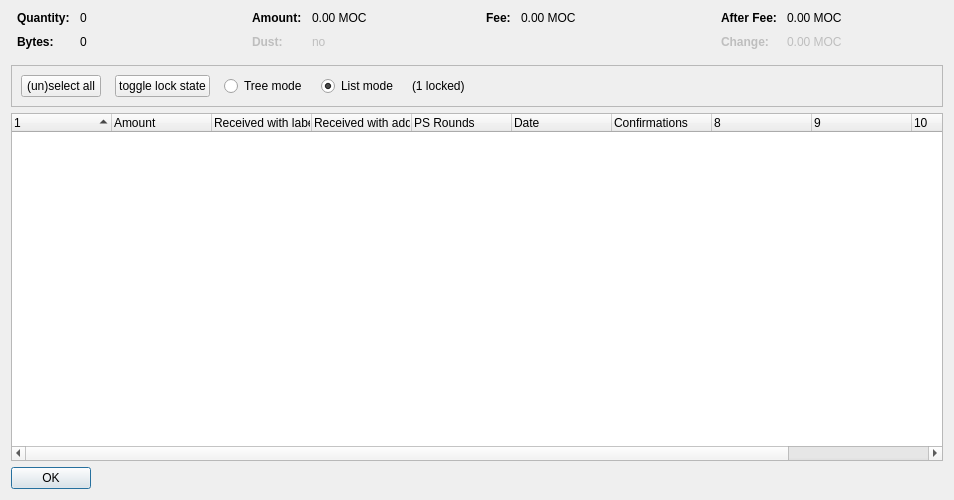
<?xml version="1.0" encoding="UTF-8"?>
<ui version="4.0">
 <class>CoinControlDialog</class>
 <widget class="QDialog" name="CoinControlDialog">
  <property name="geometry">
   <rect>
    <x>0</x>
    <y>0</y>
    <width>954</width>
    <height>500</height>
   </rect>
  </property>
  <property name="windowTitle">
   <string>Coin Selection</string>
  </property>
  <layout class="QVBoxLayout" name="verticalLayout">
   <item>
    <layout class="QHBoxLayout" name="horizontalLayoutTop" stretch="0,0,0,0">
     <property name="topMargin">
      <number>0</number>
     </property>
     <property name="bottomMargin">
      <number>10</number>
     </property>
     <item>
      <layout class="QFormLayout" name="formLayoutCoinControl1">
       <property name="horizontalSpacing">
        <number>10</number>
       </property>
       <property name="verticalSpacing">
        <number>10</number>
       </property>
       <property name="leftMargin">
        <number>6</number>
       </property>
       <property name="rightMargin">
        <number>6</number>
       </property>
       <item row="0" column="0">
        <widget class="QLabel" name="labelCoinControlQuantityText">
         <property name="font">
          <font>
           <weight>75</weight>
           <bold>true</bold>
          </font>
         </property>
         <property name="text">
          <string>Quantity:</string>
         </property>
        </widget>
       </item>
       <item row="0" column="1">
        <widget class="QLabel" name="labelCoinControlQuantity">
         <property name="cursor">
          <cursorShape>IBeamCursor</cursorShape>
         </property>
         <property name="contextMenuPolicy">
          <enum>Qt::ActionsContextMenu</enum>
         </property>
         <property name="text">
          <string notr="true">0</string>
         </property>
         <property name="textInteractionFlags">
          <set>Qt::LinksAccessibleByMouse|Qt::TextSelectableByKeyboard|Qt::TextSelectableByMouse</set>
         </property>
        </widget>
       </item>
       <item row="1" column="0">
        <widget class="QLabel" name="labelCoinControlBytesText">
         <property name="font">
          <font>
           <weight>75</weight>
           <bold>true</bold>
          </font>
         </property>
         <property name="text">
          <string>Bytes:</string>
         </property>
        </widget>
       </item>
       <item row="1" column="1">
        <widget class="QLabel" name="labelCoinControlBytes">
         <property name="cursor">
          <cursorShape>IBeamCursor</cursorShape>
         </property>
         <property name="contextMenuPolicy">
          <enum>Qt::ActionsContextMenu</enum>
         </property>
         <property name="text">
          <string notr="true">0</string>
         </property>
         <property name="textInteractionFlags">
          <set>Qt::LinksAccessibleByMouse|Qt::TextSelectableByKeyboard|Qt::TextSelectableByMouse</set>
         </property>
        </widget>
       </item>
      </layout>
     </item>
     <item>
      <layout class="QFormLayout" name="formLayoutCoinControl2">
       <property name="horizontalSpacing">
        <number>10</number>
       </property>
       <property name="verticalSpacing">
        <number>10</number>
       </property>
       <property name="leftMargin">
        <number>6</number>
       </property>
       <property name="rightMargin">
        <number>6</number>
       </property>
       <item row="0" column="0">
        <widget class="QLabel" name="labelCoinControlAmountText">
         <property name="font">
          <font>
           <weight>75</weight>
           <bold>true</bold>
          </font>
         </property>
         <property name="text">
          <string>Amount:</string>
         </property>
        </widget>
       </item>
       <item row="0" column="1">
        <widget class="QLabel" name="labelCoinControlAmount">
         <property name="cursor">
          <cursorShape>IBeamCursor</cursorShape>
         </property>
         <property name="contextMenuPolicy">
          <enum>Qt::ActionsContextMenu</enum>
         </property>
         <property name="text">
          <string notr="true">0.00 MOC</string>
         </property>
         <property name="textInteractionFlags">
          <set>Qt::LinksAccessibleByMouse|Qt::TextSelectableByKeyboard|Qt::TextSelectableByMouse</set>
         </property>
        </widget>
       </item>
       <item row="1" column="0">
        <widget class="QLabel" name="labelCoinControlLowOutputText">
         <property name="enabled">
          <bool>false</bool>
         </property>
         <property name="font">
          <font>
           <weight>75</weight>
           <bold>true</bold>
          </font>
         </property>
         <property name="text">
          <string>Dust:</string>
         </property>
        </widget>
       </item>
       <item row="1" column="1">
        <widget class="QLabel" name="labelCoinControlLowOutput">
         <property name="enabled">
          <bool>false</bool>
         </property>
         <property name="cursor">
          <cursorShape>IBeamCursor</cursorShape>
         </property>
         <property name="contextMenuPolicy">
          <enum>Qt::ActionsContextMenu</enum>
         </property>
         <property name="text">
          <string notr="true">no</string>
         </property>
         <property name="textInteractionFlags">
          <set>Qt::LinksAccessibleByMouse|Qt::TextSelectableByKeyboard|Qt::TextSelectableByMouse</set>
         </property>
        </widget>
       </item>
      </layout>
     </item>
     <item>
      <layout class="QFormLayout" name="formLayoutCoinControl3">
       <property name="horizontalSpacing">
        <number>10</number>
       </property>
       <property name="verticalSpacing">
        <number>10</number>
       </property>
       <property name="leftMargin">
        <number>6</number>
       </property>
       <property name="rightMargin">
        <number>6</number>
       </property>
       <item row="0" column="0">
        <widget class="QLabel" name="labelCoinControlFeeText">
         <property name="font">
          <font>
           <weight>75</weight>
           <bold>true</bold>
          </font>
         </property>
         <property name="text">
          <string>Fee:</string>
         </property>
        </widget>
       </item>
       <item row="0" column="1">
        <widget class="QLabel" name="labelCoinControlFee">
         <property name="cursor">
          <cursorShape>IBeamCursor</cursorShape>
         </property>
         <property name="contextMenuPolicy">
          <enum>Qt::ActionsContextMenu</enum>
         </property>
         <property name="text">
          <string notr="true">0.00 MOC</string>
         </property>
         <property name="textInteractionFlags">
          <set>Qt::LinksAccessibleByMouse|Qt::TextSelectableByKeyboard|Qt::TextSelectableByMouse</set>
         </property>
        </widget>
       </item>
      </layout>
     </item>
     <item>
      <layout class="QFormLayout" name="formLayoutCoinControl4">
       <property name="horizontalSpacing">
        <number>10</number>
       </property>
       <property name="verticalSpacing">
        <number>10</number>
       </property>
       <property name="leftMargin">
        <number>6</number>
       </property>
       <property name="rightMargin">
        <number>6</number>
       </property>
       <item row="0" column="0">
        <widget class="QLabel" name="labelCoinControlAfterFeeText">
         <property name="font">
          <font>
           <weight>75</weight>
           <bold>true</bold>
          </font>
         </property>
         <property name="text">
          <string>After Fee:</string>
         </property>
        </widget>
       </item>
       <item row="0" column="1">
        <widget class="QLabel" name="labelCoinControlAfterFee">
         <property name="cursor">
          <cursorShape>IBeamCursor</cursorShape>
         </property>
         <property name="contextMenuPolicy">
          <enum>Qt::ActionsContextMenu</enum>
         </property>
         <property name="text">
          <string notr="true">0.00 MOC</string>
         </property>
         <property name="textInteractionFlags">
          <set>Qt::LinksAccessibleByMouse|Qt::TextSelectableByKeyboard|Qt::TextSelectableByMouse</set>
         </property>
        </widget>
       </item>
       <item row="1" column="0">
        <widget class="QLabel" name="labelCoinControlChangeText">
         <property name="enabled">
          <bool>false</bool>
         </property>
         <property name="font">
          <font>
           <weight>75</weight>
           <bold>true</bold>
          </font>
         </property>
         <property name="text">
          <string>Change:</string>
         </property>
        </widget>
       </item>
       <item row="1" column="1">
        <widget class="QLabel" name="labelCoinControlChange">
         <property name="enabled">
          <bool>false</bool>
         </property>
         <property name="cursor">
          <cursorShape>IBeamCursor</cursorShape>
         </property>
         <property name="contextMenuPolicy">
          <enum>Qt::ActionsContextMenu</enum>
         </property>
         <property name="text">
          <string notr="true">0.00 MOC</string>
         </property>
         <property name="textInteractionFlags">
          <set>Qt::LinksAccessibleByMouse|Qt::TextSelectableByKeyboard|Qt::TextSelectableByMouse</set>
         </property>
        </widget>
       </item>
      </layout>
     </item>
    </layout>
   </item>
   <item>
    <widget class="QFrame" name="frame">
     <property name="minimumSize">
      <size>
       <width>0</width>
       <height>40</height>
      </size>
     </property>
     <property name="frameShape">
      <enum>QFrame::StyledPanel</enum>
     </property>
     <property name="frameShadow">
      <enum>QFrame::Sunken</enum>
     </property>
     <layout class="QHBoxLayout" name="horizontalLayout">
      <item>
       <layout class="QHBoxLayout" name="horizontalLayoutPanel" stretch="0,0,0,0,0,0">
        <property name="spacing">
         <number>14</number>
        </property>
        <item>
         <widget class="QPushButton" name="pushButtonSelectAll">
          <property name="sizePolicy">
           <sizepolicy hsizetype="Maximum" vsizetype="Fixed">
            <horstretch>0</horstretch>
            <verstretch>0</verstretch>
           </sizepolicy>
          </property>
          <property name="text">
           <string>(un)select all</string>
          </property>
          <property name="autoDefault">
           <bool>false</bool>
          </property>
         </widget>
        </item>
        <item>
         <widget class="QPushButton" name="pushButtonToggleLock">
          <property name="sizePolicy">
           <sizepolicy hsizetype="Maximum" vsizetype="Fixed">
            <horstretch>0</horstretch>
            <verstretch>0</verstretch>
           </sizepolicy>
          </property>
          <property name="text">
           <string>toggle lock state</string>
          </property>
          <property name="autoDefault">
           <bool>false</bool>
          </property>
         </widget>
        </item>
        <item>
         <widget class="QRadioButton" name="radioTreeMode">
          <property name="sizePolicy">
           <sizepolicy hsizetype="Maximum" vsizetype="Fixed">
            <horstretch>0</horstretch>
            <verstretch>0</verstretch>
           </sizepolicy>
          </property>
          <property name="text">
           <string>Tree mode</string>
          </property>
         </widget>
        </item>
        <item>
         <widget class="QRadioButton" name="radioListMode">
          <property name="sizePolicy">
           <sizepolicy hsizetype="Maximum" vsizetype="Fixed">
            <horstretch>0</horstretch>
            <verstretch>0</verstretch>
           </sizepolicy>
          </property>
          <property name="text">
           <string>List mode</string>
          </property>
          <property name="checked">
           <bool>true</bool>
          </property>
         </widget>
        </item>
        <item>
         <widget class="QLabel" name="labelLocked">
          <property name="text">
           <string>(1 locked)</string>
          </property>
         </widget>
        </item>
        <item>
         <spacer name="horizontalSpacer">
          <property name="orientation">
           <enum>Qt::Horizontal</enum>
          </property>
          <property name="sizeHint" stdset="0">
           <size>
            <width>40</width>
            <height>20</height>
           </size>
          </property>
         </spacer>
        </item>
       </layout>
      </item>
     </layout>
    </widget>
   </item>
   <item>
    <widget class="CoinControlTreeWidget" name="treeWidget">
     <property name="contextMenuPolicy">
      <enum>Qt::CustomContextMenu</enum>
     </property>
     <property name="sortingEnabled">
      <bool>false</bool>
     </property>
     <property name="columnCount">
      <number>11</number>
     </property>
     <attribute name="headerShowSortIndicator" stdset="0">
      <bool>true</bool>
     </attribute>
     <attribute name="headerStretchLastSection">
      <bool>false</bool>
     </attribute>
     <column>
      <property name="text">
       <string/>
      </property>
     </column>
     <column>
      <property name="text">
       <string>Amount</string>
      </property>
     </column>
     <column>
      <property name="text">
       <string>Received with label</string>
      </property>
     </column>
     <column>
      <property name="text">
       <string>Received with address</string>
      </property>
     </column>
     <column>
      <property name="text">
       <string>PS Rounds</string>
      </property>
     </column>
     <column>
      <property name="text">
       <string>Date</string>
      </property>
     </column>
     <column>
      <property name="text">
       <string>Confirmations</string>
      </property>
      <property name="toolTip">
       <string>Confirmed</string>
      </property>
     </column>
     <column>
      <property name="text">
       <string/>
      </property>
     </column>
     <column>
      <property name="text">
       <string/>
      </property>
     </column>
     <column>
      <property name="text">
       <string/>
      </property>
     </column>
     <column>
      <property name="text">
       <string/>
      </property>
     </column>
    </widget>
   </item>
   <item>
    <widget class="QDialogButtonBox" name="buttonBox">
     <property name="sizePolicy">
      <sizepolicy hsizetype="Maximum" vsizetype="Fixed">
       <horstretch>0</horstretch>
       <verstretch>0</verstretch>
      </sizepolicy>
     </property>
     <property name="orientation">
      <enum>Qt::Horizontal</enum>
     </property>
     <property name="standardButtons">
      <set>QDialogButtonBox::Ok</set>
     </property>
    </widget>
   </item>
  </layout>
 </widget>
 <customwidgets>
  <customwidget>
   <class>CoinControlTreeWidget</class>
   <extends>QTreeWidget</extends>
   <header>coincontroltreewidget.h</header>
  </customwidget>
 </customwidgets>
 <resources/>
 <connections/>
</ui>
